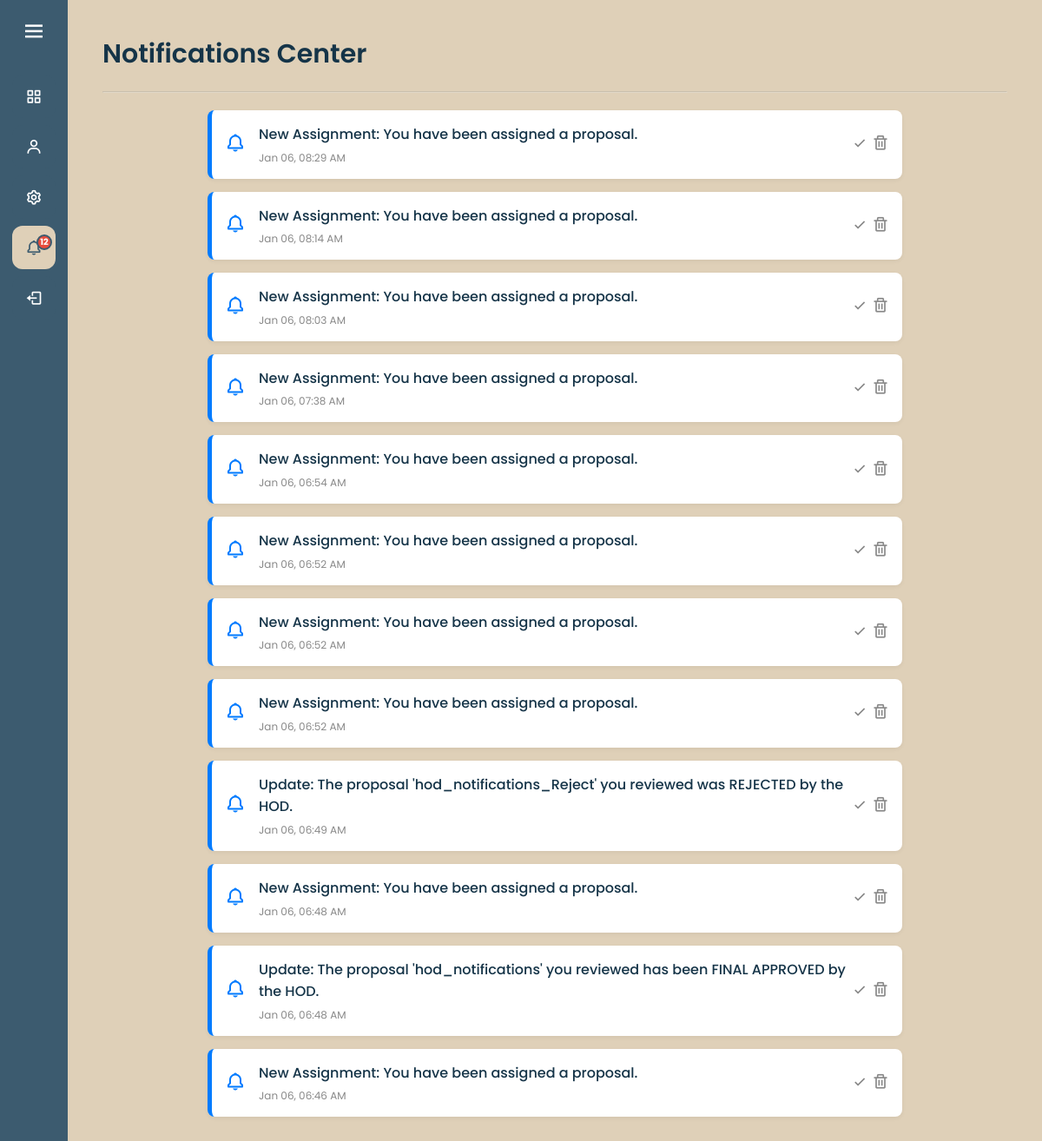
Before: /notifications.php (signed in) with the older database file.
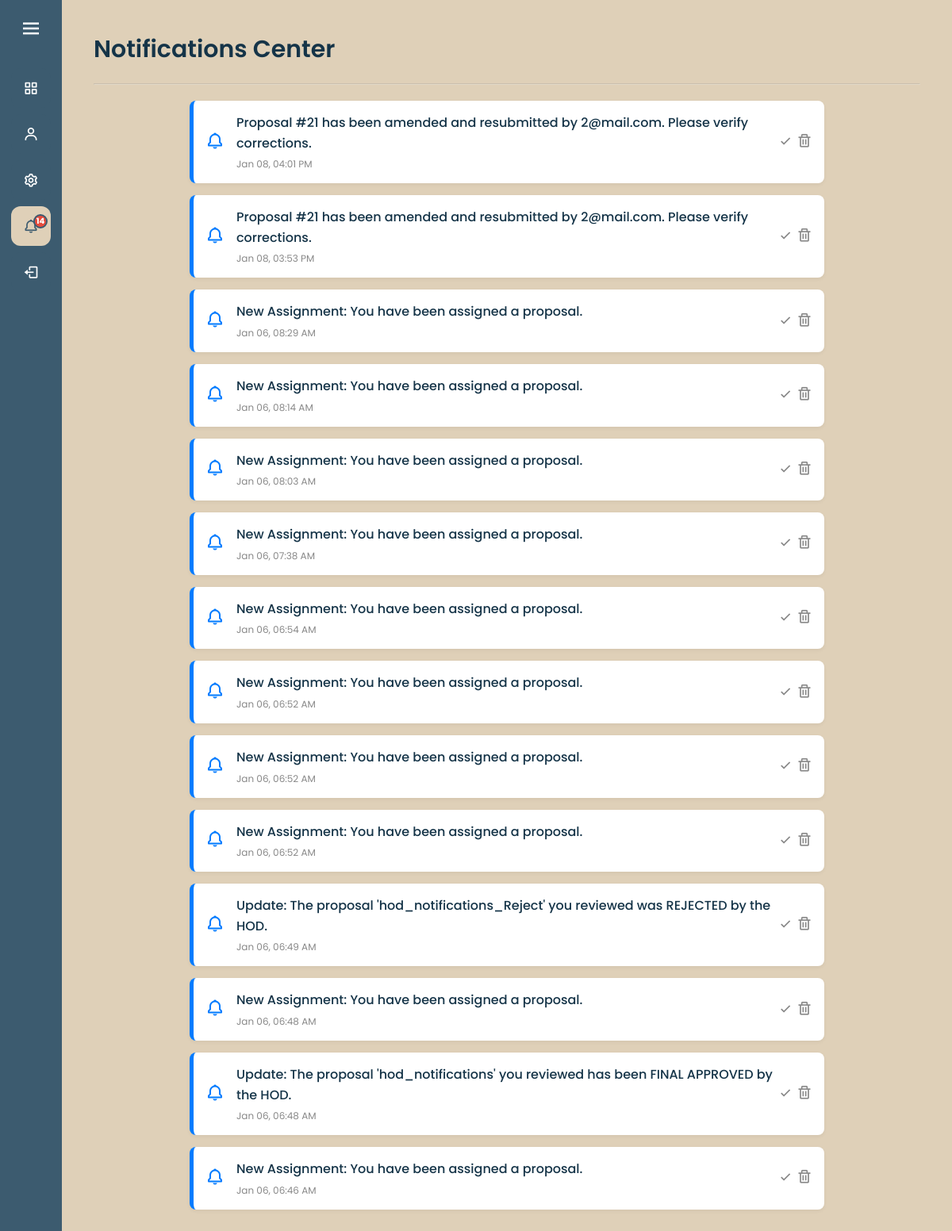
After: the same page with the newer database file.
### tables this page shows
CREATE TABLE `notifications` (
  `id` int(11) NOT NULL,
  `user_email` varchar(255) NOT NULL,
  `message` text NOT NULL,
  `is_read` tinyint(1) DEFAULT 0,
  `created_at` timestamp NOT NULL DEFAULT current_timestamp(),
  `type` enum('info','alert','success','warning') DEFAULT 'info'
);

### notifications.php (the view, shortened to what this page needs)
<?php
require 'config.php';
$email = $_SESSION['email'];
$stmt = $conn->prepare("SELECT * FROM notifications WHERE user_email = ? ORDER BY created_at DESC");
$stmt->bind_param("s", $email);
$stmt->execute();
$result = $stmt->get_result();
?>
<!DOCTYPE html>
<html lang="en">
<head>
    <link rel="stylesheet" href="style.css">
    <link href="https://unpkg.com/boxicons@2.1.4/css/boxicons.min.css" rel="stylesheet">
</head>
<body>
    <?php include 'sidebar.php'; ?>
    <section class="home-section">
        <div class="welcome-text">Notifications Center</div>
        <hr style="opacity: 0.3; margin: 20px 0;">
        <div class="notif-container">
            <?php if ($result->num_rows > 0): ?>
                <?php while ($row = $result->fetch_assoc()): ?>
                    <?php
                        $is_appeal = stripos($row['message'], 'appeal') !== false;
                        $card_class = $is_appeal ? 'appeal' : '';
                        $icon = $is_appeal ? 'bx-error-circle' : 'bx-bell';
                    ?>
                    <div class="notif-card <?= $card_class ?>">
                        <div class="notif-icon">
                            <i class='bx <?= $icon ?>'></i>
                        </div>
                        <div class="notif-content">
                            <p class="notif-msg"><?= htmlspecialchars($row['message']) ?></p>
                            <span class="notif-time">
                                <?= date('M d, h:i A', strtotime($row['created_at'])) ?>
                            </span>
                        </div>
                        <div class="notif-actions">
                            <form method="POST">
                                <?php if ($row['is_read'] == 0): ?>
                                    <button type="submit" name="mark_read" class="btn-icon" title="Mark as Read">
                                        <i class='bx bx-check'></i>
                                    </button>
                                <?php endif; ?>
                                <button type="submit" name="delete_notif" class="btn-icon delete" title="Delete">
                                    <i class='bx bx-trash'></i>
                                </button>
                            </form>
                        </div>
                    </div>
                <?php endwhile; ?>
            <?php endif; ?>
        </div>
    </section>
</body>
</html>

### sidebar.php (shortened to what this page needs)
<?php
require_once 'config.php';
$current = basename($_SERVER['PHP_SELF']);
$dashboardLink = 'index.php';
if (isset($_SESSION['role'])) {
    switch ($_SESSION['role']) {
        case 'reviewer':
            $dashboardLink = 'reviewer_page.php';
            break;
    }
}
$unread_count = 0;
if (isset($_SESSION['email']) && isset($conn)) {
    $n_stmt = $conn->prepare("SELECT COUNT(*) as count FROM notifications WHERE user_email = ? AND is_read = 0");
    $n_stmt->bind_param("s", $_SESSION['email']);
    $n_stmt->execute();
    $unread_count = $n_stmt->get_result()->fetch_assoc()['count'];
}
?>
<div class="sidebar" id="sidebar">
    <div class="logo-details">
        <i class='bx bx-menu' id="btn" onclick="toggleSidebar()"></i>
    </div>
    <ul class="nav-list">
        <li>
            <a href="<?= $dashboardLink ?>" class="<?= $current == $dashboardLink ? 'active' : '' ?>">
                <i class='bx bx-grid-alt'></i>
            </a>
        </li>
        <li>
            <a href="profile.php" class="<?= $current == 'profile.php' ? 'active' : '' ?>">
                <i class='bx bx-user'></i>
            </a>
        </li>
        <li>
            <a href="settings.php" class="<?= $current == 'settings.php' ? 'active' : '' ?>">
                <i class='bx bx-cog'></i>
            </a>
        </li>
        <li>
            <a href="notifications.php" class="<?= $current == 'notifications.php' ? 'active' : '' ?>" style="position: relative;">
                <i class='bx bx-bell'></i>
                <?php if ($unread_count > 0): ?>
                    <span class="notif-badge"><?= $unread_count ?></span>
                <?php endif; ?>
            </a>
        </li>
        <li class="profile">
            <a href="logout.php">
                <i class='bx bx-log-out' id="log_out"></i>
            </a>
        </li>
    </ul>
</div>

### style.css (style rules this page uses)
* { margin: 0; padding: 0; box-sizing: border-box; font-family: "Poppins", sans-serif; }
body { background-color: #DFD0B8; }
.sidebar { position: fixed; left: 0; top: 0; height: 100%; width: 78px; background: #3C5B6F; padding: 6px 14px; z-index: 999; transition: all 0.5s ease; }
.sidebar .logo-details { height: 60px; display: flex; align-items: center; position: relative; }
.sidebar .logo-details i { color: #fff; font-size: 30px; margin-right: 15px; cursor: pointer; transition: all 0.5s ease; min-width: 50px; text-align: center; }
.sidebar .nav-list { margin-top: 20px; height: 100%; }
.sidebar li { position: relative; margin: 8px 0; list-style: none; }
.sidebar li a { display: flex; height: 100%; width: 100%; border-radius: 12px; align-items: center; text-decoration: none; transition: all 0.4s ease; background: #3C5B6F; }
.sidebar li a:hover, .sidebar li a.active { background: #DFD0B8; }
.sidebar li a i { color: #fff; height: 50px; min-width: 50px; font-size: 20px; text-align: center; line-height: 50px; }
.sidebar li a:hover i, .sidebar li a.active i { color: #3C5B6F; }
.home-section { position: relative; background-color: #DFD0B8; min-height: 100vh; top: 0; left: 78px; width: calc(100% - 78px); transition: all 0.5s ease; z-index: 1; padding: 40px; color: #153448; }
.home-section .welcome-text { color: #153448; font-size: 30px; font-weight: 600; margin-bottom: 10px; display: flex; align-items: center; gap: 10px; }
.home-section p, .home-section li, .home-section td, .home-section label { color: #153448; font-size: 16px; line-height: 1.6; }
.notif-container { max-width: 800px; margin: 0 auto; }
.notif-card { display: flex; background: #fff; border-radius: 8px; padding: 15px; margin-bottom: 15px; border-left: 5px solid #007bff; box-shadow: 0 2px 5px rgba(0,0,0,0.05); align-items: center; transition: transform 0.2s; }
.notif-icon { font-size: 24px; margin-right: 15px; color: #007bff; }
.notif-content { flex: 1; }
.notif-msg { margin: 0; font-size: 15px; color: #333; font-weight: 500; }
.notif-time { font-size: 12px; color: #888; display: block; margin-top: 5px; }
.notif-actions { display: flex; gap: 10px; }
.btn-icon { background: none; border: none; cursor: pointer; font-size: 20px; color: #888; transition: 0.3s; }
.notif-badge { position: absolute; top: 10px; left: 28px; height: 18px; width: 18px; background-color: #e74c3c; color: #fff; border-radius: 50%; font-size: 10px; font-weight: bold; display: flex; align-items: center; justify-content: center; z-index: 10; border: 2px solid #3C5B6F; animation: pulse-red 2s infinite; }

Changed rows visible on the page:
added notifications: message "Proposal #21 has been amended and resubmitted by 2@mail.com. Please verify corrections.", created_at "Jan 08, 04:01 PM", is_read 0 (drawn)
added notifications: message "Proposal #21 has been amended and resubmitted by 2@mail.com. Please verify corrections.", created_at "Jan 08, 03:53 PM", is_read 0 (drawn)
Other visible differences:
$unread_count: "12" → "14"
